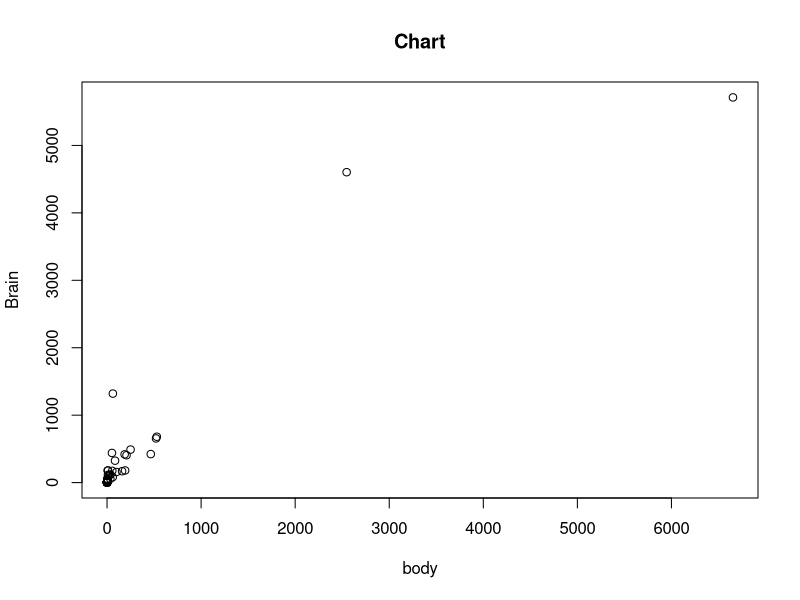
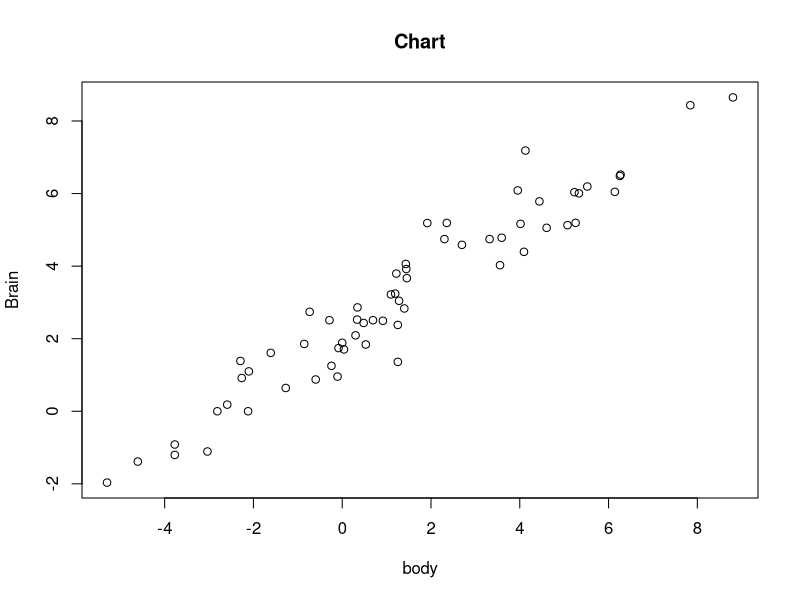

Here is the R script that generated these plots, in order:
library(MASS)
mammals
#A(Pearson and Spearman)
pear=cor(mammals$body,mammals$brain,method = "pearson")
spear=cor(mammals$body,mammals$brain,method = "spearman")
pear
spear
if(abs(pear-spear)<0.1){
  cat("They are similar")
}else{
  cat("They are not similar")
}
#B(plot a graph)
plot(mammals$body,mammals$brain,main="Chart",xlab = "body",ylab = "Brain")
#C(plot log graph)
plot(log(mammals$body),log(mammals$brain),main="Chart",xlab = "body",ylab = "Brain")
